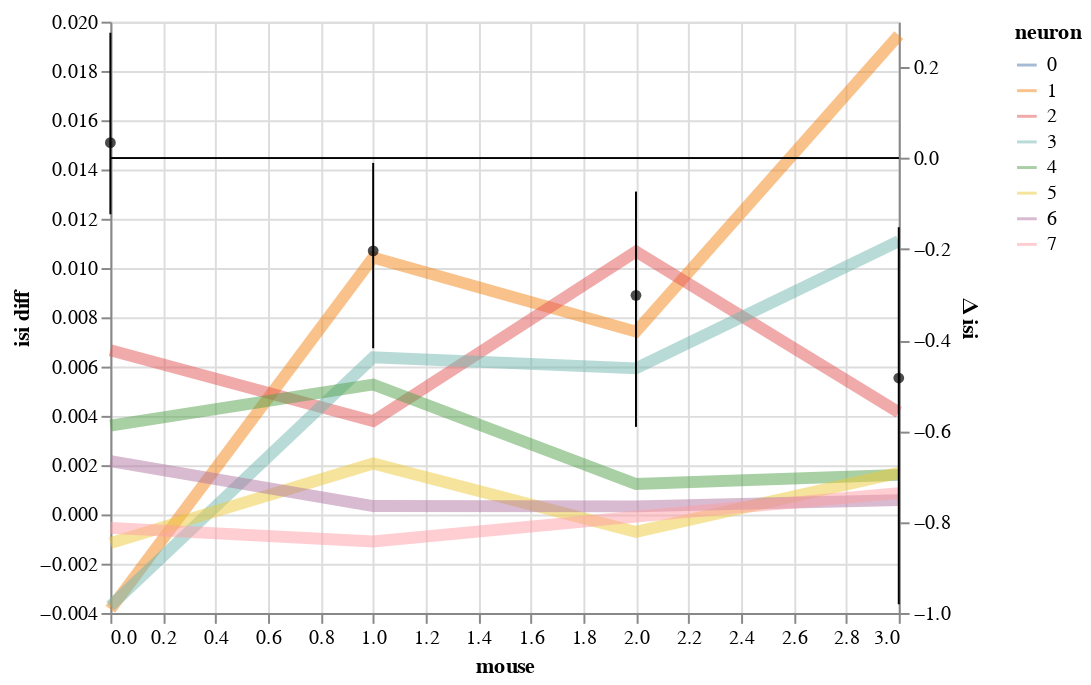

Notebook code for this chart:
### Markdown cell above
# Estimate with neuron>mouse

### Code cell
workflow.estimate_slope(df,y='isi', levels=('stim', 'neuron','mouse'), hold_for_facet=False)

### Figure 1 — Vega-Lite specification as saved in the notebook (floating-point values rounded to 4 significant figures)
{"config": {"view": {"continuousWidth": 400, "continuousHeight": 300}}, "layer": [{"mark": {"type": "line", "fill": null, "opacity": 0.5, "size": 6}, "encoding": {"color": {"type": "nominal", "field": "neuron"}, "x": {"type": "quantitative", "field": "mouse"}, "y": {"type": "quantitative", "field": "isi diff"}}}, {"layer": [{"mark": {"type": "rule", "color": "black", "size": 0.1}, "encoding": {"y": {"type": "quantitative", "field": "zero"}}}, {"mark": {"type": "point", "color": "black", "filled": true}, "encoding": {"x": {"type": "quantitative", "field": "mouse"}, "y": {"type": "quantitative", "field": "Bayes condition mean", "scale": {"zero": false}}}}, {"mark": {"type": "line", "color": "black"}, "encoding": {"x": {"type": "quantitative", "field": "mouse"}, "y": {"type": "quantitative", "field": "Bayes condition mean", "scale": {"zero": false}}}}, {"mark": "rule", "encoding": {"x": {"type": "quantitative", "field": "mouse"}, "y": {"type": "quantitative", "field": "Bayes condition CI0", "scale": {"zero": false}, "title": "Δ isi"}, "y2": {"field": "Bayes condition CI1"}}}]}], "data": {"name": "data-aa9eb6eaba2de09185aad4889699a607"}, "resolve": {"scale": {"y": "independent"}}, "$schema": "https://vega.github.io/schema/vega-lite/v4.8.1.json", "datasets": {"data-aa9eb6eaba2de09185aad4889699a607": [{"neuron": 0.0, "mouse": 0.0, "mouse_code": 0.0, "neuron_code": 0.0, "i_trial": 2.5, "log_firing_rate": 1.855, "Firing rate": 75.17, "firing_rate": 75.17, "i_spike": 43.17, "isi": 0.08024, "Bayes condition CI0": -0.1234, "Bayes condition CI1": 0.2756, "Bayes condition mean": 0.03397, "isi diff": null, "zero": 0}, {"neuron": 0.0, "mouse": 1.0, "mouse_code": 1.0, "neuron_code": 1.0, "i_trial": 2.5, "log_firing_rate": 1.909, "Firing rate": 105.9, "firing_rate": 105.9, "i_spike": 39.17, "isi": 0.0894, "Bayes condition CI0": -0.4179, "Bayes condition CI1": -0.01053, "Bayes condition mean": -0.2038, "isi diff": null, "zero": 0}, {"neuron": 0.0, "mouse": 2.0, "mouse_code": 2.0, "neuron_code": 2.0, "i_trial": 2.5, "log_firing_rate": 1.853, "Firing rate": 81.48, "firing_rate": 81.48, "i_spike": 44.17, "isi": 0.08247, "Bayes condition CI0": -0.5909, "Bayes condition CI1": -0.07351, "Bayes condition mean": -0.3016, "isi diff": null, "zero": 0}, {"neuron": 0.0, "mouse": 3.0, "mouse_code": 3.0, "neuron_code": 3.0, "i_trial": 2.5, "log_firing_rate": 1.96, "Firing rate": 105.7, "firing_rate": 105.7, "i_spike": 42.42, "isi": 0.08645, "Bayes condition CI0": -0.9808, "Bayes condition CI1": -0.1517, "Bayes condition mean": -0.4835, "isi diff": null, "zero": 0}, {"neuron": 0.0, "mouse": 0.0, "mouse_code": 0.0, "neuron_code": 0.0, "i_trial": 0.0, "log_firing_rate": -0.1061, "Firing rate": -39.46, "firing_rate": -39.46, "i_spike": -1.0, "isi": null, "Bayes condition CI0": null, "Bayes condition CI1": null, "Bayes condition mean": null, "isi diff": 0.0007577, "zero": 0}, {"neuron": 0.0, "mouse": 1.0, "mouse_code": 0.0, "neuron_code": 0.0, "i_trial": 0.0, "log_firing_rate": 0.06624, "Firing rate": 35.52, "firing_rate": 35.52, "i_spike": -4.583, "isi": null, "Bayes condition CI0": null, "Bayes condition CI1": null, "Bayes condition mean": null, "isi diff": 0.008793, "zero": 0}, {"neuron": 0.0, "mouse": 2.0, "mouse_code": 0.0, "neuron_code": 0.0, "i_trial": 0.0, "log_firing_rate": -0.2596, "Firing rate": -89.2, "firing_rate": -89.2, "i_spike": -5.167, "isi": null, "Bayes condition CI0": null, "Bayes condition CI1": null, "Bayes condition mean": null, "isi diff": 0.01108, "zero": 0}, {"neuron": 0.0, "mouse": 3.0, "mouse_code": 0.0, "neuron_code": 0.0, "i_trial": 0.0, "log_firing_rate": -0.009265, "Firing rate": -3.138, "firing_rate": -3.138, "i_spike": -9.25, "isi": null, "Bayes condition CI0": null, "Bayes condition CI1": null, "Bayes condition mean": null, "isi diff": 0.01939, "zero": 0}, {"neuron": 1.0, "mouse": 0.0, "mouse_code": 0.0, "neuron_code": 0.0, "i_trial": 0.0, "log_firing_rate": 0.07162, "Firing rate": 10.87, "firing_rate": 10.87, "i_spike": 2.0, "isi": null, "Bayes condition CI0": null, "Bayes condition CI1": null, "Bayes condition mean": null, "isi diff": -0.003852, "zero": 0}, {"neuron": 1.0, "mouse": 1.0, "mouse_code": 0.0, "neuron_code": 0.0, "i_trial": 0.0, "log_firing_rate": -0.2774, "Firing rate": -420.8, "firing_rate": -420.8, "i_spike": -5.667, "isi": null, "Bayes condition CI0": null, "Bayes condition CI1": null, "Bayes condition mean": null, "isi diff": 0.01043, "zero": 0}, {"neuron": 1.0, "mouse": 2.0, "mouse_code": 0.0, "neuron_code": 0.0, "i_trial": 0.0, "log_firing_rate": 0.04575, "Firing rate": 19.62, "firing_rate": 19.62, "i_spike": -6.083, "isi": null, "Bayes condition CI0": null, "Bayes condition CI1": null, "Bayes condition mean": null, "isi diff": 0.007418, "zero": 0}, {"neuron": 1.0, "mouse": 3.0, "mouse_code": 0.0, "neuron_code": 0.0, "i_trial": 0.0, "log_firing_rate": -0.1836, "Firing rate": -32.76, "firing_rate": -32.76, "i_spike": -13.67, "isi": null, "Bayes condition CI0": null, "Bayes condition CI1": null, "Bayes condition mean": null, "isi diff": 0.01946, "zero": 0}, {"neuron": 2.0, "mouse": 0.0, "mouse_code": 0.0, "neuron_code": 0.0, "i_trial": 0.0, "log_firing_rate": -0.1047, "Firing rate": -29.2, "firing_rate": -29.2, "i_spike": -6.917, "isi": null, "Bayes condition CI0": null, "Bayes condition CI1": null, "Bayes condition mean": null, "isi diff": 0.006665, "zero": 0}, {"neuron": 2.0, "mouse": 1.0, "mouse_code": 0.0, "neuron_code": 0.0, "i_trial": 0.0, "log_firing_rate": -0.05747, "Firing rate": -55.48, "firing_rate": -55.48, "i_spike": -4.417, "isi": null, "Bayes condition CI0": null, "Bayes condition CI1": null, "Bayes condition mean": null, "isi diff": 0.003785, "zero": 0}, {"neuron": 2.0, "mouse": 2.0, "mouse_code": 0.0, "neuron_code": 0.0, "i_trial": 0.0, "log_firing_rate": 0.01207, "Firing rate": 366.3, "firing_rate": 366.3, "i_spike": -10.42, "isi": null, "Bayes condition CI0": null, "Bayes condition CI1": null, "Bayes condition mean": null, "isi diff": 0.01067, "zero": 0}, {"neuron": 2.0, "mouse": 3.0, "mouse_code": 0.0, "neuron_code": 0.0, "i_trial": 0.0, "log_firing_rate": 0.1038, "Firing rate": 71.56, "firing_rate": 71.56, "i_spike": -5.167, "isi": null, "Bayes condition CI0": null, "Bayes condition CI1": null, "Bayes condition mean": null, "isi diff": 0.004143, "zero": 0}, {"neuron": 3.0, "mouse": 0.0, "mouse_code": 0.0, "neuron_code": 0.0, "i_trial": 0.0, "log_firing_rate": 0.02115, "Firing rate": 26.18, "firing_rate": 26.18, "i_spike": 4.25, "isi": null, "Bayes condition CI0": null, "Bayes condition CI1": null, "Bayes condition mean": null, "isi diff": -0.003714, "zero": 0}, {"neuron": 3.0, "mouse": 1.0, "mouse_code": 0.0, "neuron_code": 0.0, "i_trial": 0.0, "log_firing_rate": 0.08533, "Firing rate": 241.0, "firing_rate": 241.0, "i_spike": -8.5, "isi": null, "Bayes condition CI0": null, "Bayes condition CI1": null, "Bayes condition mean": null, "isi diff": 0.006375, "zero": 0}, {"neuron": 3.0, "mouse": 2.0, "mouse_code": 0.0, "neuron_code": 0.0, "i_trial": 0.0, "log_firing_rate": -0.1028, "Firing rate": -63.34, "firing_rate": -63.34, "i_spike": -9.167, "isi": null, "Bayes condition CI0": null, "Bayes condition CI1": null, "Bayes condition mean": null, "isi diff": 0.00593, "zero": 0}, {"neuron": 3.0, "mouse": 3.0, "mouse_code": 0.0, "neuron_code": 0.0, "i_trial": 0.0, "log_firing_rate": -0.4047, "Firing rate": -210.6, "firing_rate": -210.6, "i_spike": -17.42, "isi": null, "Bayes condition CI0": null, "Bayes condition CI1": null, "Bayes condition mean": null, "isi diff": 0.01109, "zero": 0}, {"neuron": 4.0, "mouse": 0.0, "mouse_code": 0.0, "neuron_code": 0.0, "i_trial": 0.0, "log_firing_rate": -0.3868, "Firing rate": -450.6, "firing_rate": -450.6, "i_spike": -6.417, "isi": null, "Bayes condition CI0": null, "Bayes condition CI1": null, "Bayes condition mean": null, "isi diff": 0.003607, "zero": 0}, {"neuron": 4.0, "mouse": 1.0, "mouse_code": 0.0, "neuron_code": 0.0, "i_trial": 0.0, "log_firing_rate": -0.1843, "Firing rate": -59.2, "firing_rate": -59.2, "i_spike": -9.917, "isi": null, "Bayes condition CI0": null, "Bayes condition CI1": null, "Bayes condition mean": null, "isi diff": 0.005274, "zero": 0}, {"neuron": 4.0, "mouse": 2.0, "mouse_code": 0.0, "neuron_code": 0.0, "i_trial": 0.0, "log_firing_rate": -0.4332, "Firing rate": -1623.0, "firing_rate": -1623.0, "i_spike": -2.167, "isi": null, "Bayes condition CI0": null, "Bayes condition CI1": null, "Bayes condition mean": null, "isi diff": 0.001234, "zero": 0}, {"neuron": 4.0, "mouse": 3.0, "mouse_code": 0.0, "neuron_code": 0.0, "i_trial": 0.0, "log_firing_rate": -0.1738, "Firing rate": -1381.0, "firing_rate": -1381.0, "i_spike": -3.75, "isi": null, "Bayes condition CI0": null, "Bayes condition CI1": null, "Bayes condition mean": null, "isi diff": 0.001608, "zero": 0}, {"neuron": 5.0, "mouse": 0.0, "mouse_code": 0.0, "neuron_code": 0.0, "i_trial": 0.0, "log_firing_rate": 0.2674, "Firing rate": 367.3, "firing_rate": 367.3, "i_spike": 3.667, "isi": null, "Bayes condition CI0": null, "Bayes condition CI1": null, "Bayes condition mean": null, "isi diff": -0.001168, "zero": 0}, {"neuron": 5.0, "mouse": 1.0, "mouse_code": 0.0, "neuron_code": 0.0, "i_trial": 0.0, "log_firing_rate": -0.1982, "Firing rate": -151.9, "firing_rate": -151.9, "i_spike": -6.583, "isi": null, "Bayes condition CI0": null, "Bayes condition CI1": null, "Bayes condition mean": null, "isi diff": 0.002067, "zero": 0}, {"neuron": 5.0, "mouse": 2.0, "mouse_code": 0.0, "neuron_code": 0.0, "i_trial": 0.0, "log_firing_rate": 0.02999, "Firing rate": 30.71, "firing_rate": 30.71, "i_spike": 1.917, "isi": null, "Bayes condition CI0": null, "Bayes condition CI1": null, "Bayes condition mean": null, "isi diff": -0.0007072, "zero": 0}, {"neuron": 5.0, "mouse": 3.0, "mouse_code": 0.0, "neuron_code": 0.0, "i_trial": 0.0, "log_firing_rate": -0.09068, "Firing rate": -81.74, "firing_rate": -81.74, "i_spike": -5.167, "isi": null, "Bayes condition CI0": null, "Bayes condition CI1": null, "Bayes condition mean": null, "isi diff": 0.00169, "zero": 0}, {"neuron": 6.0, "mouse": 0.0, "mouse_code": 0.0, "neuron_code": 0.0, "i_trial": 0.0, "log_firing_rate": 0.1654, "Firing rate": 150.2, "firing_rate": 150.2, "i_spike": -8.583, "isi": null, "Bayes condition CI0": null, "Bayes condition CI1": null, "Bayes condition mean": null, "isi diff": 0.002165, "zero": 0}, {"neuron": 6.0, "mouse": 1.0, "mouse_code": 0.0, "neuron_code": 0.0, "i_trial": 0.0, "log_firing_rate": 0.3844, "Firing rate": 520.0, "firing_rate": 520.0, "i_spike": -1.917, "isi": null, "Bayes condition CI0": null, "Bayes condition CI1": null, "Bayes condition mean": null, "isi diff": 0.0003417, "zero": 0}, {"neuron": 6.0, "mouse": 2.0, "mouse_code": 0.0, "neuron_code": 0.0, "i_trial": 0.0, "log_firing_rate": -0.03997, "Firing rate": 9.839, "firing_rate": 9.839, "i_spike": -1.167, "isi": null, "Bayes condition CI0": null, "Bayes condition CI1": null, "Bayes condition mean": null, "isi diff": 0.0003297, "zero": 0}, {"neuron": 6.0, "mouse": 3.0, "mouse_code": 0.0, "neuron_code": 0.0, "i_trial": 0.0, "log_firing_rate": -0.23, "Firing rate": -1374.0, "firing_rate": -1374.0, "i_spike": -2.833, "isi": null, "Bayes condition CI0": null, "Bayes condition CI1": null, "Bayes condition mean": null, "isi diff": 0.0005774, "zero": 0}, {"neuron": 7.0, "mouse": 0.0, "mouse_code": 0.0, "neuron_code": 0.0, "i_trial": 0.0, "log_firing_rate": -0.436, "Firing rate": -2264.0, "firing_rate": -2264.0, "i_spike": 3.917, "isi": null, "Bayes condition CI0": null, "Bayes condition CI1": null, "Bayes condition mean": null, "isi diff": -0.0005491, "zero": 0}, {"neuron": 7.0, "mouse": 1.0, "mouse_code": 0.0, "neuron_code": 0.0, "i_trial": 0.0, "log_firing_rate": 0.04367, "Firing rate": 42.74, "firing_rate": 42.74, "i_spike": 7.083, "isi": null, "Bayes condition CI0": null, "Bayes condition CI1": null, "Bayes condition mean": null, "isi diff": -0.001098, "zero": 0}, {"neuron": 7.0, "mouse": 2.0, "mouse_code": 0.0, "neuron_code": 0.0, "i_trial": 0.0, "log_firing_rate": -0.227, "Firing rate": -695.0, "firing_rate": -695.0, "i_spike": 0.9167, "isi": null, "Bayes condition CI0": null, "Bayes condition CI1": null, "Bayes condition mean": null, "isi diff": -8.682e-05, "zero": 0}, {"neuron": 7.0, "mouse": 3.0, "mouse_code": 0.0, "neuron_code": 0.0, "i_trial": 0.0, "log_firing_rate": -0.05961, "Firing rate": -137.2, "firing_rate": -137.2, "i_spike": -6.5, "isi": null, "Bayes condition CI0": null, "Bayes condition CI1": null, "Bayes condition mean": null, "isi diff": 0.0008663, "zero": 0}]}}
